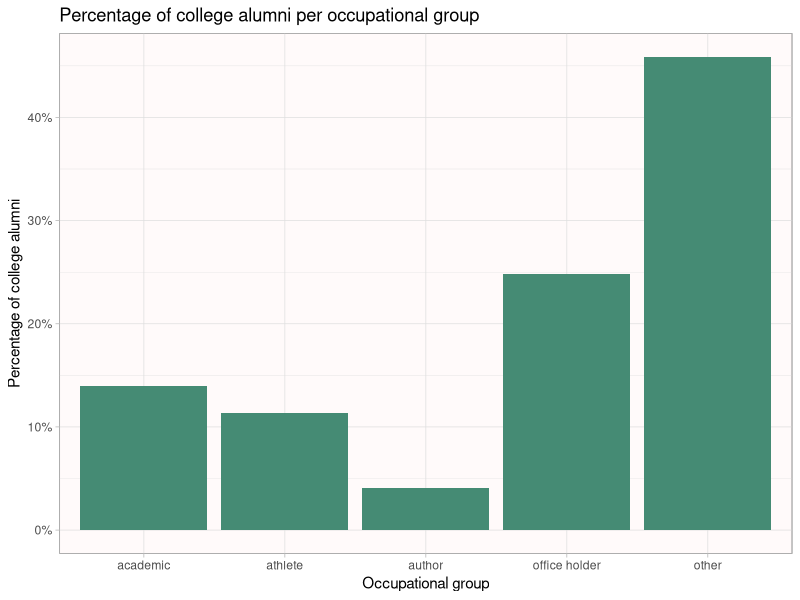

Write the R code that produced this figure.
library(tidyverse)
library(ggthemes)

uni_people<-read_csv("uni_people.csv")

#consolidating the data-set to include a separate column for the number of people in each occupational group
profession_N <- uni_people |>
  group_by(`OccupationalGroup`) |>
  summarise(number_of_people=n()) |>
#calculating the proportion of all the university alumni that each occupational group makes
  mutate(percentage=number_of_people / sum(number_of_people))

#Visualizing the above calculation in the form of a bar graph
bargraph_occupation_uni_percentage=ggplot(data=profession_N)+
  aes(x=`OccupationalGroup`, y=percentage)+
  labs(title="Percentage of college alumni per occupational group")+
  labs(y="Percentage of college alumni", x="Occupational group")+
  scale_y_continuous (labels = scales::label_percent())+
  theme_economist()+
  theme_light()+
  theme(panel.background = element_rect(fill = "snow", colour = "grey50"))+
  geom_bar(stat = "summary", fun = "mean",fill="aquamarine4")

print(bargraph_occupation_uni_percentage)


line_graph_over_the_years=ggplot(data=uni_people)+
  aes(x=Title, y="Occupational group")+
  geom_point()












